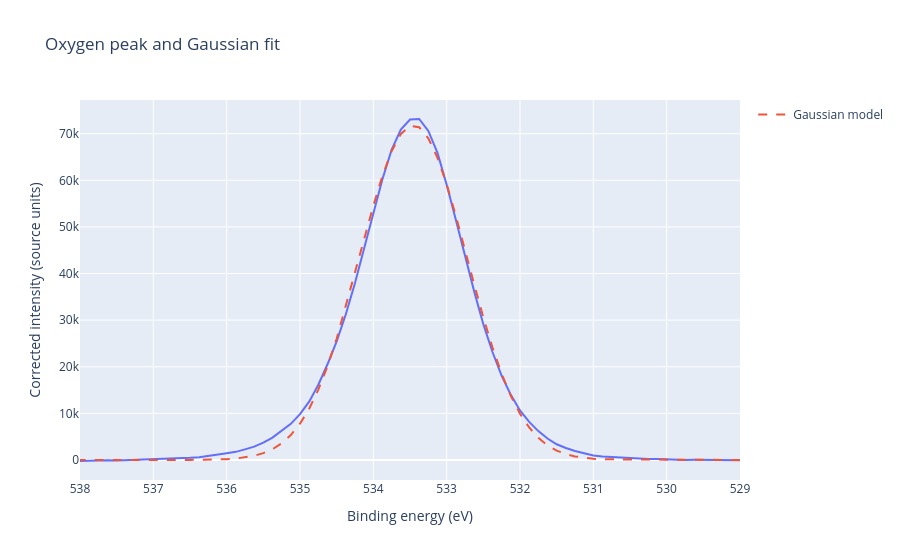

Notebook code for this chart:
### Code cell
fig_o_fit = px.line(o_fit_region, x="energy", y="corrected_intensity", title="Oxygen peak and Gaussian fit")
fig_o_fit.add_scatter(x=o_fit_region["energy"], y=gaussian(o_fit_region["energy"], *parameters_o), mode="lines", line_dash="dash", name="Gaussian model")
fig_o_fit.update_xaxes(autorange="reversed", title="Binding energy (eV)")
fig_o_fit.update_yaxes(title="Corrected intensity (source units)")
fig_o_fit.show()
